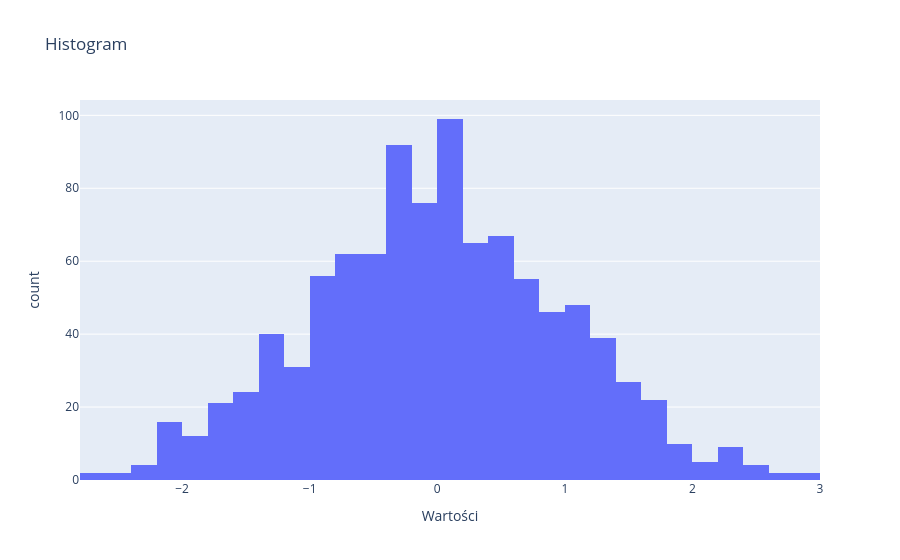

Notebook code for this chart:
### Code cell
import numpy as np

# Dane
dane = np.random.normal(0, 1, 1000)

# Tworzenie histogramu
fig = px.histogram(x=dane, nbins=30, title="Histogram", labels={'x':"Wartości", 'y':"Częstotliwość"})
fig.show()

### Figure 1 — Plotly figure (JSON) as saved in the notebook; plotly's stock layout.template omitted (floating-point values rounded to 4 significant figures; data arrays with more than 128 entries replaced by an {"elided": "..."} marker saying what was removed)
{"data": [{"bingroup": "x", "hovertemplate": "Wartości=%{x}<br>count=%{y}<extra></extra>", "legendgroup": "", "marker": {"color": "#636efa", "pattern": {"shape": ""}}, "name": "", "nbinsx": 30, "orientation": "v", "showlegend": false, "type": "histogram", "x": {"elided": "1000 float values"}, "xaxis": "x", "yaxis": "y"}], "layout": {"barmode": "relative", "legend": {"tracegroupgap": 0}, "title": {"text": "Histogram"}, "xaxis": {"anchor": "y", "domain": [0, 1], "title": {"text": "Wartości"}}, "yaxis": {"anchor": "x", "domain": [0, 1], "title": {"text": "count"}}}}
